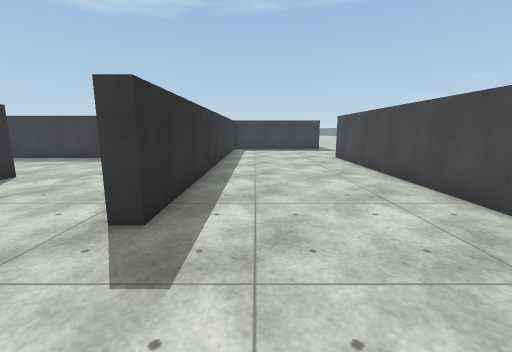
[1] (above)

21 first-person views from a walk through a Unity game level. The camera is 1.3 m above the floor, tilts 10° down and sees 90° across. The floor is counted in squares, 1 m on a side. Each view is taken from the middle of a square. On the plan, view 1 faces up. The plan holds only what a view shows up to about 13 squares ahead; the rest is blank. The place goes on beyond the plan. The player character is not drawn. Surface patterns are stand-ins for the level's own textures.

[2]
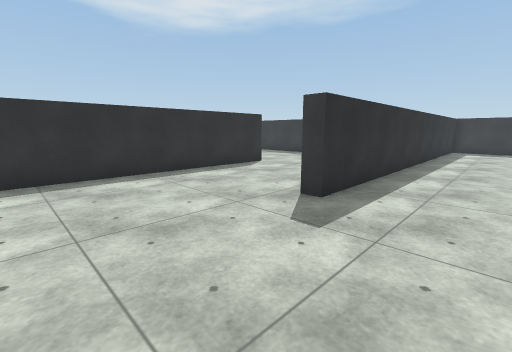

[3]
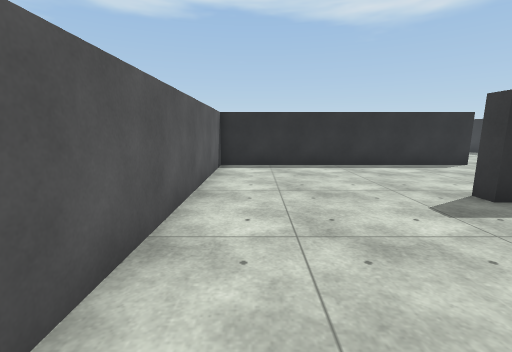

[4]
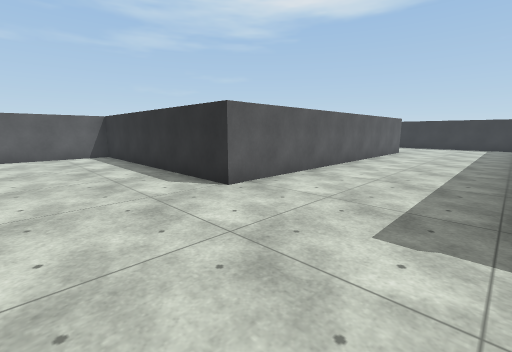

[5]
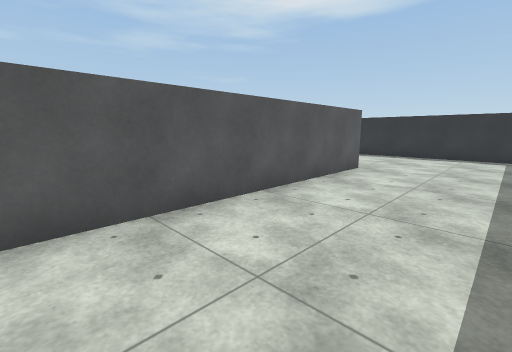

[6]
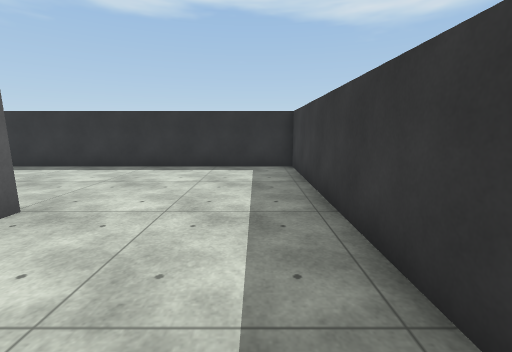

[7]
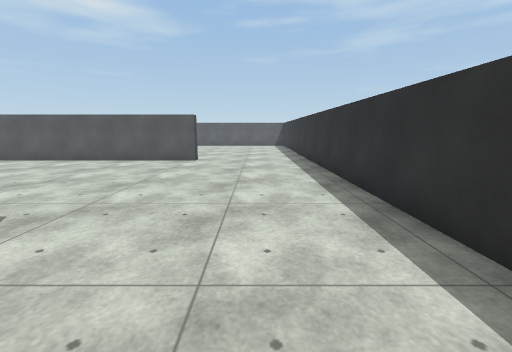

[8]
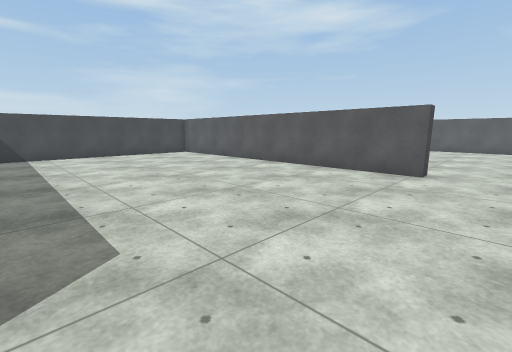

[9]
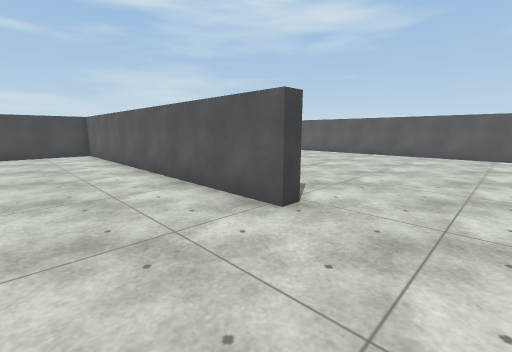

[10]
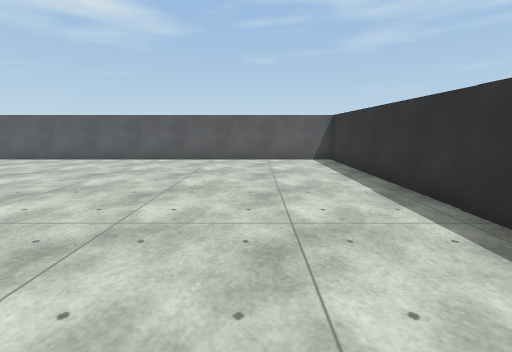

[11]
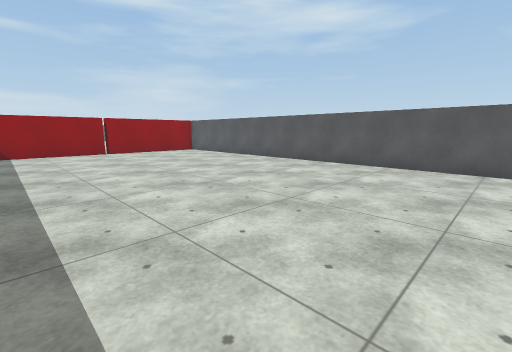

[12]
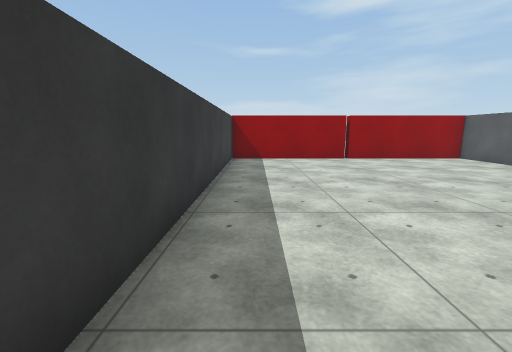

[13]
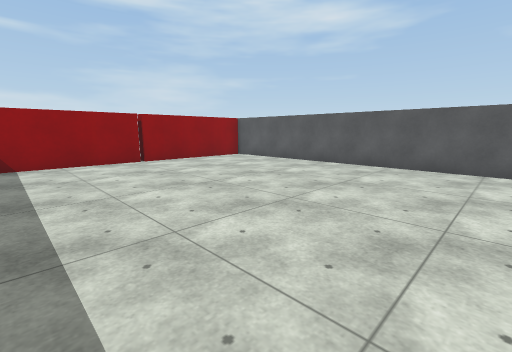

[14]
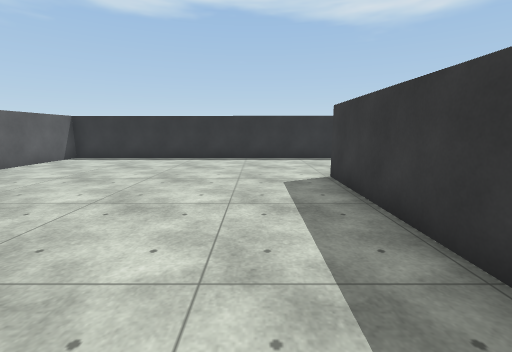

[15]
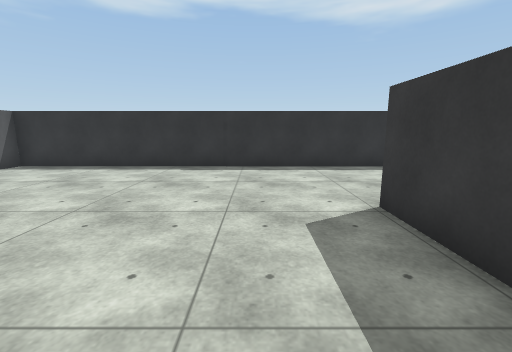

[16]
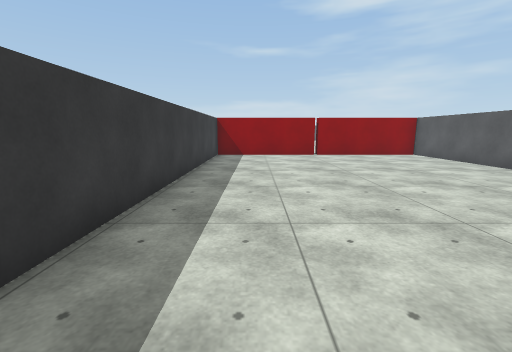

[17]
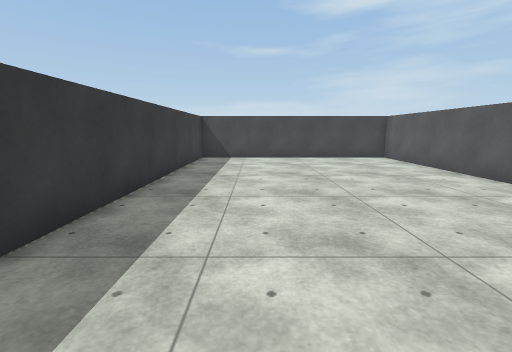

[18]
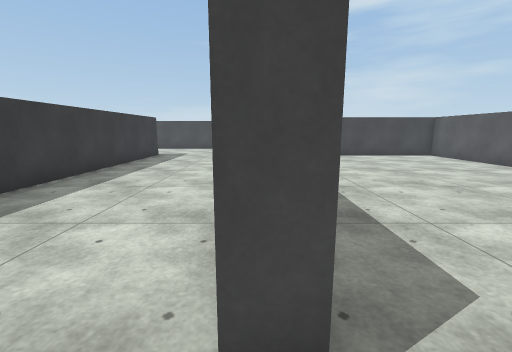

[19]
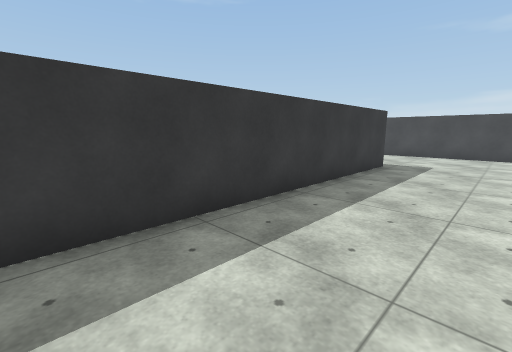

[20]
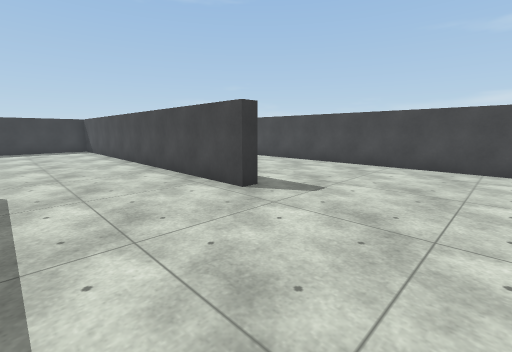

[21]
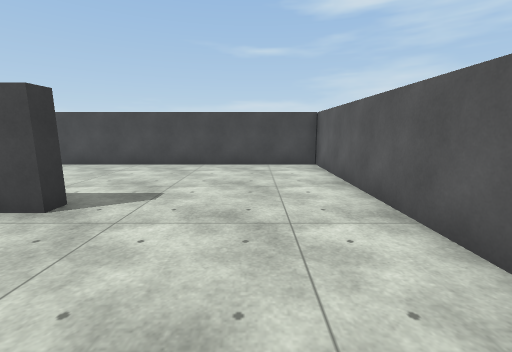

### Floor plan
Points are (right, up) in squares from view 1. A wall is a line through its corners. A room is listed if a view was taken in it or the views show most of it. See-through windows are left out.
Room 1 (views 1, 2, 3, 4, 5, 6, 7, 8, 9, 10, 11, 12, 13, 14, 15, 16, 17, 18, 19, 20, 21)
walls: (-20, 6.6) (-20, 7.2) (-6.8, 7.2) (-6.8, -2.4) (4.2, -2.4); (-1.8, -8.2) (-1.8, -2.9) (-20.3, -2.9) (-20.3, -2.4) (-7.4, -2.4) (-7.4, 6.7) (-17.5, 6.7); (-6.9, 12.3) (-25.4, 12.3) (-25.4, -13.8) (-1.8, -13.8) (-1.8, -8.4); (4, -2.4) (4, 12.5); (-1.6, 12.5) (-1.6, 3.4) (-2.1, 3.4) (-2.1, 12.5)

Where each view was taken, in squares from view 1:
view 1: 0 up, 0 right, facing up
view 2: 1 down, 1 right, facing up-left
view 3: 1 down, 3 right, facing left
view 4: 12 up, 3 left, facing down-left
view 5: 11 up, 11 left, facing down-left
view 6: 11 up, 16 left, facing left
view 7: 9 up, 23 left, facing down
view 8: 6 up, 22 left, facing down-right
view 9: 1 up, 23 left, facing down-right
view 10: 2 down, 22 left, facing down
view 11: 4 down, 18 left, facing down-right
view 12: 4 down, 14 left, facing right
view 13: 4 down, 13 left, facing down-right
view 14: 5 down, 13 left, facing left
view 15: 5 down, 16 left, facing left
view 16: 5 down, 16 left, facing right
view 17: 4 up, 20 left, facing right
view 18: 7 up, 21 left, facing right
view 19: 9 up, 17 left, facing up-right
view 20: 1 down, 6 left, facing up-right
view 21: 0 up, 6 left, facing right
